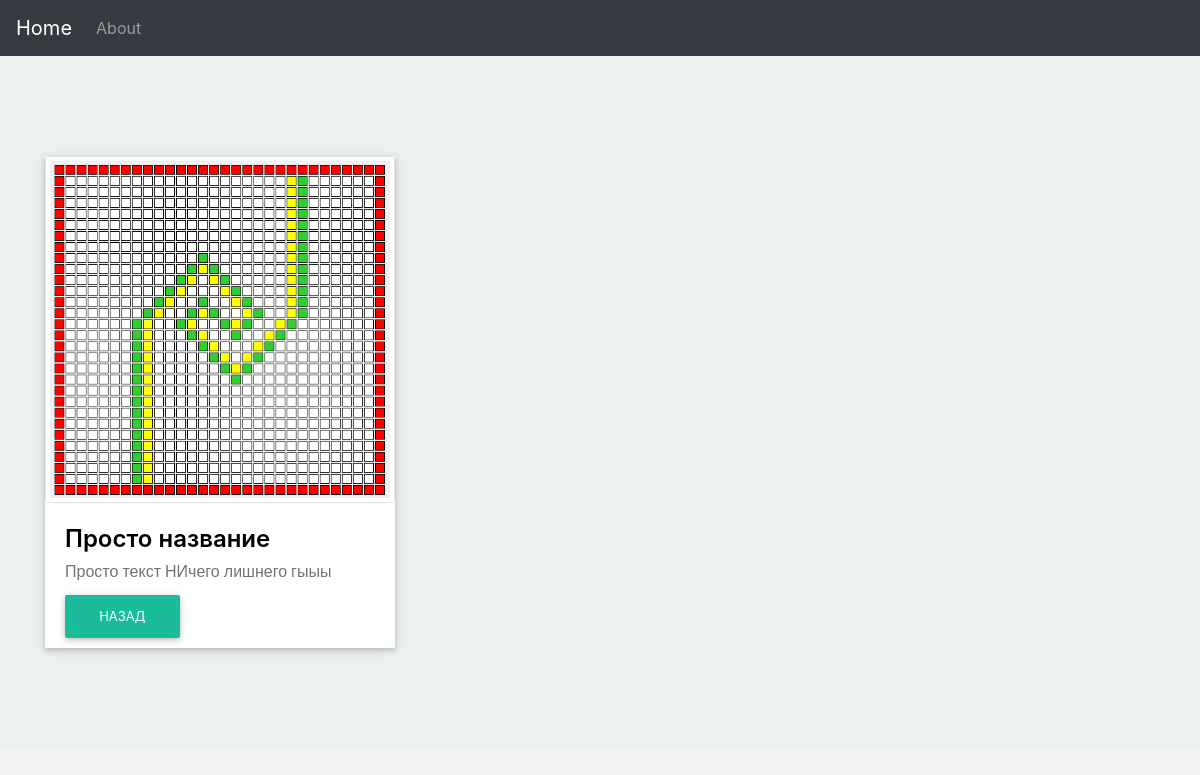
The page /about/3/ on the database its author committed.
### pages/models.py (models this page shows, shortened)
class Article(models.Model):
    title = models.CharField(max_length=256)
    text = models.TextField()
    date_pub = models.DateTimeField()
    class Meta:
        verbose_name = 'Статья'
        verbose_name_plural = 'Статьи'

class ImageGallery(models.Model):
    name = models.CharField(max_length=256)
    image = models.ImageField(upload_to='images/')
    gallery = models.ForeignKey('Article', on_delete=models.CASCADE)
    class Meta:
        verbose_name = 'Фотография'
        verbose_name_plural = 'Фотографии'

### pages/views.py (the view)
# urls.py: path('about/<int:article_id>/', detail, name='detail'),
def detail(request, article_id):
    try:
        a = Article.objects.get( id = article_id )
    except:
        raise Http404("Статья не найдена")
    return render(request, 'detail.html', { 'article': a} )

### templates/detail.html (shortened to what this page needs)
{% extends 'base.html' %}
{% block content %}
    <section class="details-card">
    <div class="container">
        <div class="row">
            <div class="col-md-4">
                <div class="card-content">
                    <div class="card-img">
                        <img src="{{ article.imagegallery_set.first.image.url }}" class="img-thumbnail">
                    </div>
                    <div class="card-desc">
                        <h3>{{article.title}}</h3>
                        <p>{{article.text}}</p>
                        <a href="{% url 'about' %}" class="btn-card">Назад</a>
                    </div>
                </div>
            </div>
        </div>
    </div>
    </section>
{% endblock content %}

### static/css/blog.css (style rules this page uses)
section { padding: 100px 0; }
.details-card { background: #ecf0f1; }
.card-content { background: #ffffff; border: 4px; box-shadow: 0 2px 5px 0 rgba(0,0,0,.16), 0 2px 10px 0 rgba(0,0,0,.12); }
.card-img { position: relative; overflow: hidden; border-radius: 0; z-index: 1; }
.card-img img { width: 100%; height: auto; display: block; }
.card-desc { padding: 1.25rem; }
.card-desc h3 { color: #000000; font-weight: 600; font-size: 1.5em; line-height: 1.3em; margin-top: 0; margin-bottom: 5px; padding: 0; }
.card-desc p { color: #747373; font-size: 14px; font-weight: 400; font-size: 1em; line-height: 1.5; margin: 0px; margin-bottom: 20px; padding: 0; font-family: 'Raleway', sans-serif; }
.btn-card { background-color: #1ABC9C; color: #fff; box-shadow: 0 2px 5px 0 rgba(0,0,0,.16), 0 2px 10px 0 rgba(0,0,0,.12); padding: .84rem 2.14rem; font-size: .81rem; -webkit-transition: color .15s ease-in-out,background-color .15s ease-in-out,border-color .15s ease-in-out,-webkit-box-shadow .15s ease-in-out; transition: color .15s ease-in-out,background-color .15s ease-in-out,border-color .15s ease-in-out,-webkit-box-shadow .15s ease-in-out; -o-transition: color .15s ease-in-out,background-color .15s ease-in-out,border-color .15s ease-in-out,box-shadow .15s ease-in-out; transition: color .15s ease-in-out,background-color .15s ease-in-out,border-color .15s ease-in-out,box-shadow .15s ease-in-out; transition: color .15s ease-in-out,background-color .15s ease-in-out,border-color .15s ease-in-out,box-shadow .15s ease-in-out,-webkit-box-shadow .15s ease-in-out; margin: 0; border: 0; -webkit-border-radius: .125rem; border-radius: .125rem; cursor: pointer; text-transform: uppercase; white-space: normal; word-wrap: break-word; color: #fff; }
a.btn-card { text-decoration: none; color: #fff; }
body { background-color:#f0f1f3 }
img { max-width:100%;height:auto }

### rows shown on the page
Article: imagegallery_set.first.image (picture), title "Просто название", text "Просто текст НИчего лишнего гыыы"
